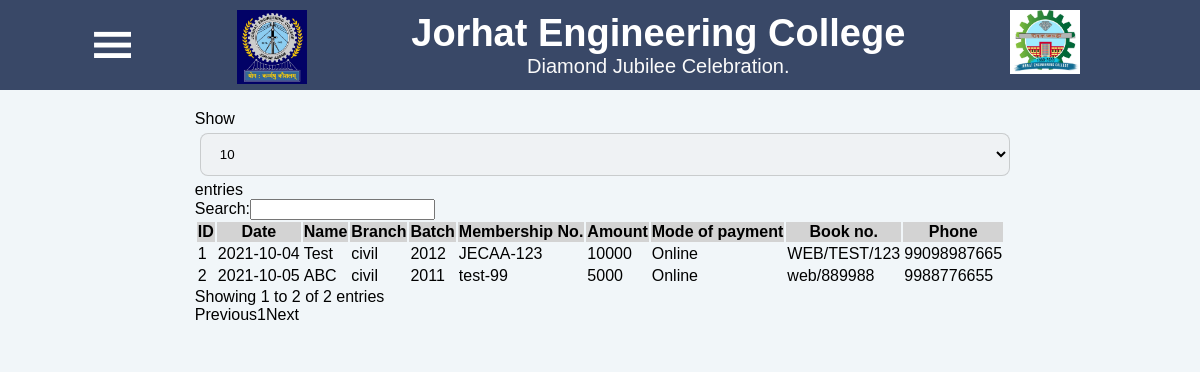
Page /prev_alumni.php on the committed database.
### tables this page shows
CREATE TABLE `prev_alumni` (
  `id` int(255) NOT NULL,
  `date` date NOT NULL,
  `name` varchar(255) NOT NULL,
  `branch` varchar(255) DEFAULT NULL,
  `batch` year(4) DEFAULT NULL,
  `membership_no` varchar(255) DEFAULT NULL,
  `amount` int(255) NOT NULL,
  `mop` varchar(255) NOT NULL,
  `book_no` varchar(255) DEFAULT NULL,
  `phone` varchar(255) DEFAULT NULL
);

### prev_alumni.php (the view, shortened to what this page needs)
<!DOCTYPE html>
<html lang="en">
<head>
    <link rel="stylesheet" href="st.css">
    <link rel="stylesheet" href="https://cdn.datatables.net/1.11.3/css/dataTables.material.min.css">
    <link rel="stylesheet" href="https://cdnjs.cloudflare.com/ajax/libs/material-components-web/4.0.0/material-components-web.min.css">
</head>
<body>
    <div class="head">
        <div class="hide" id="nav_button" onclick="nav_button()">
            <h1>|||</h1>
        </div>
        <div class="logo">
            <img src="logo.jpg" alt="logo">
        </div>
        <div class="text">
            <h1>Jorhat Engineering College</h1>
            <p>Diamond Jubilee Celebration.</p>
        </div>
        <div class="logo">
            <img src="logo2.jpg" alt="logo2">
        </div>
    </div>
    <main>
        <div id="myModal" class="modal">
        <table id="datatable" class="mdl-data-table">
                <thead style="background-color: lightgray;">
                    <th style="text-align:center;">ID</th>
                    <th style="text-align:center;">Date</th>
                    <th style="text-align:center;">Name</th>
                    <th style="text-align:center;">Branch</th>
                    <th style="text-align:center;">Batch</th>
                    <th style="text-align:center;">Membership No.</th>
                    <th style="text-align:center;">Amount</th>
                    <th style="text-align:center;">Mode of payment</th>
                    <th style="text-align:center;">Book no.</th>
                    <th style="text-align:center;">Phone</th>
                </thead>
                <tbody>
                    <?php
                      include "connect.php";
                      $sql="select * from prev_alumni";
                      $result=mysqli_query($con,$sql);
                      while($row=mysqli_fetch_array($result))
                          {
                          echo'<tr">';
                                echo'<td text-align:center;">'.$row[0].'</td>';
                                echo'<td text-align:center;">'.$row[1].'</td>';
                                echo'<td text-align:center;">'.$row[2].'</td>';
                                echo'<td text-align:center;">'.$row[3].'</td>';
                                echo'<td text-align:center;">'.$row[4].'</td>';
                                echo'<td text-align:center;">'.$row[5].'</td>';
                                echo'<td text-align:center;">'.$row[6].'</td>';
                                echo'<td text-align:center;">'.$row[7].'</td>';
                                echo'<td text-align:center;">'.$row[8].'</td>';
                                echo'<td text-align:center;">'.$row[9].'</td>';
                          }
                      ?>
                </tbody>
            </table>
        </div>
    </main>
</body>
</html>

### st.css (style rules this page uses)
* { margin: 0; box-sizing: border-box; font-family:sans-serif; }
body { background-color: #F1F6F9; }
img { width: 70px; margin: 0 20px; }
.hide { display: flex; justify-content: center; align-items: center; transform: rotate(90deg); }
.head { display: flex; justify-content: space-between; height: 90px; padding: 10px 100px; position: fixed; top: 0; z-index: 10; background-color: #394867; width: 100%; }
.head h1 { font-size: 30px; color: rgb(255, 255, 255); padding: 0; cursor: default; }
.head p { font-size: 20px; color: rgb(250, 250, 250); }
.text { display: flex; flex-direction: column; justify-content: center; align-items: center; }
.head h1 { font-size: 38px; font-weight: 600; color: rgb(255, 255, 255); }
main { display: flex; margin-top: 90px; }
.modal { position: relative; overflow: auto; background-color: #F1F6F9; flex: 5; display: flex; justify-content: center; align-items: center; padding: 20px 0; height: 100%; }

### rows in the picture
prev_alumni: id "1", date "2021-10-04", name "Test", branch "civil", batch "2012", membership_no "JECAA-123", amount "10000", mop "Online", book_no "WEB/TEST/123", phone "99098987665"
prev_alumni: id "2", date "2021-10-05", name "ABC", branch "civil", batch "2011", membership_no "test-99", amount "5000", mop "Online", book_no "web/889988", phone "9988776655"
